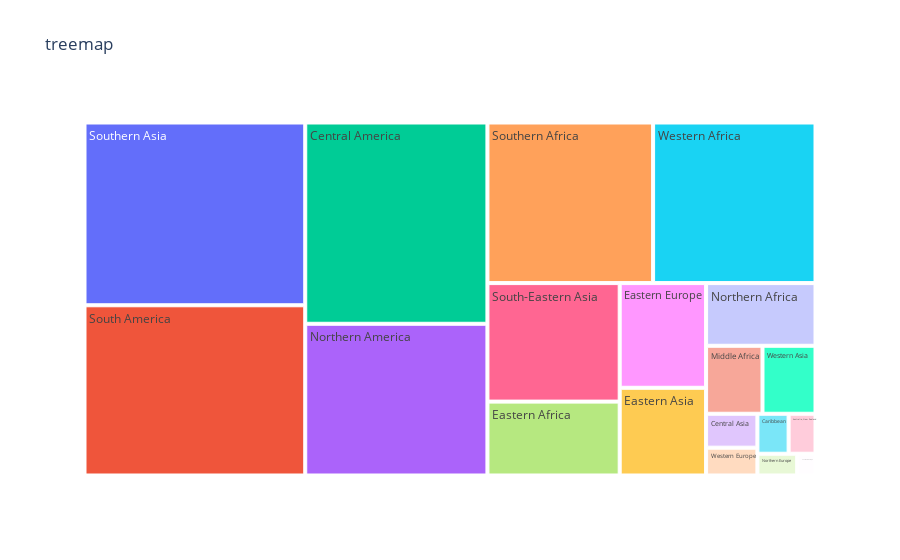

Here is the notebook cell this chart was saved with:
### Code cell
fig = px.treemap(df7,path = ['Category'], values = 'Values', title = 'treemap')
fig.update_traces(hovertemplate = 'Category: %{label}<br>value:{Values}')
fig.show()

### Figure 1 — Plotly figure (JSON) as saved in the notebook; plotly's stock layout.template omitted (floating-point values rounded to 4 significant figures)
{"data": [{"branchvalues": "total", "domain": {"x": [0, 1], "y": [0, 1]}, "hovertemplate": "Category: %{label}<br>value:{Values}", "ids": ["Australia, New Zealand", "Caribbean", "Central America", "Central Asia", "Eastern Africa", "Eastern Asia", "Eastern Europe", "Middle Africa", "Northern Africa", "Northern America", "Northern Europe", "South America", "South-Eastern Asia", "Southern Africa", "Southern Asia", "Southern Europe", "Western Africa", "Western Asia", "Western Europe"], "labels": ["Australia, New Zealand", "Caribbean", "Central America", "Central Asia", "Eastern Africa", "Eastern Asia", "Eastern Europe", "Middle Africa", "Northern Africa", "Northern America", "Northern Europe", "South America", "South-Eastern Asia", "Southern Africa", "Southern Asia", "Southern Europe", "Western Africa", "Western Asia", "Western Europe"], "name": "", "parents": ["", "", "", "", "", "", "", "", "", "", "", "", "", "", "", "", "", "", ""], "type": "treemap", "values": [173.5, 201.5, 5921.0, 281.2, 1578.0, 1223.0, 1460.0, 619.2, 1108.0, 4463.0, 139.8, 6067.0, 2531.0, 4296.0, 6515.0, 64.29, 4211.0, 581.9, 230.6]}], "layout": {"legend": {"tracegroupgap": 0}, "title": {"text": "treemap"}}}
